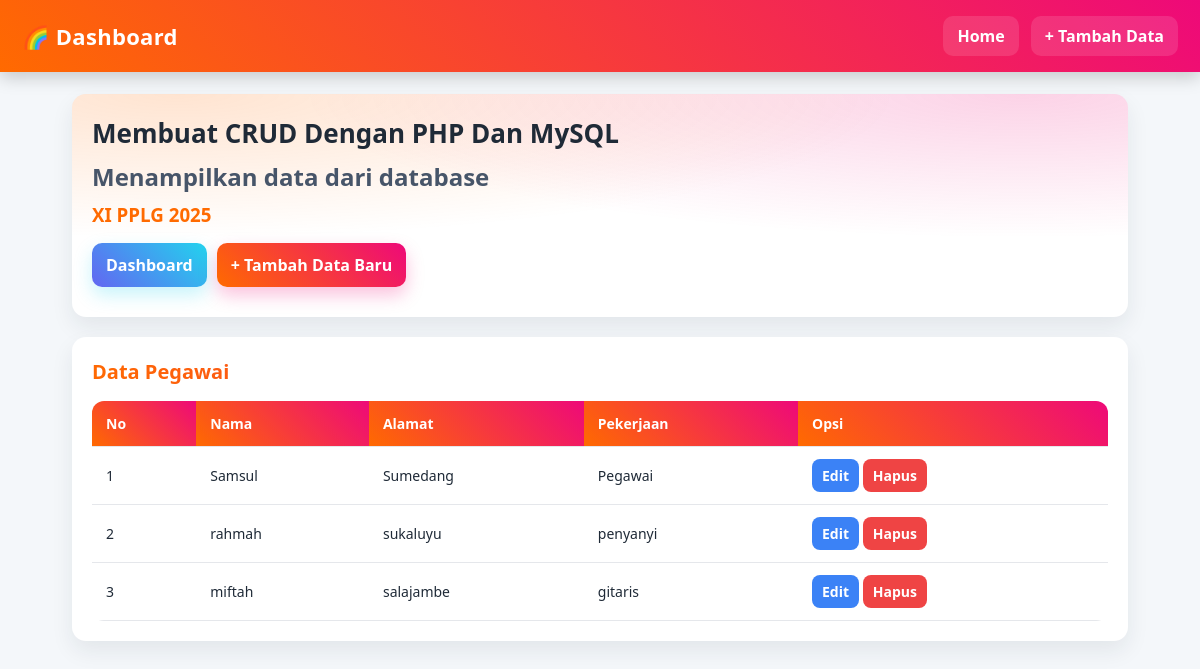
Screenshot of /pegawai.php with the database file from the repository.
### tables this page shows
CREATE TABLE `user` (
  `id` int(10) UNSIGNED NOT NULL,
  `nama` varchar(50) NOT NULL,
  `alamat` text NOT NULL,
  `pekerjaan` varchar(50) NOT NULL
);

### pegawai.php (the view, shortened to what this page needs)
<!DOCTYPE html>
<html lang="id">
<head>
	<link rel="stylesheet" type="text/css" href="style.css">
</head>
<body>
	<div class="navbar">
		<h1>🌈 Dashboard</h1>
		<div class="menu">
			<a href="index.php">Home</a>
			<a href="input.php">+ Tambah Data</a>
		</div>
	</div>
	<div class="container">
		<div class="card hero">
			<div class="judul">
				<h1>Membuat CRUD Dengan PHP Dan MySQL</h1>
				<h2>Menampilkan data dari database</h2>
				<h3>XI PPLG 2025</h3>
			</div>
			<div class="actions">
				<a class="tombol" href="index.php">Dashboard</a>
				<a class="tombol primary" href="input.php">+ Tambah Data Baru</a>
			</div>
		</div>
		<div class="card">
			<h3 class="card-title">Data Pegawai</h3>
			<div class="table-wrap">
				<table class="table">
					<tr>
						<th>No</th>
						<th>Nama</th>
						<th>Alamat</th>
						<th>Pekerjaan</th>
						<th>Opsi</th>
					</tr>
					<?php
					$query_mysql = mysql_query("SELECT * FROM user") or die(mysql_error());
					$nomor = 1;
					while($data = mysql_fetch_array($query_mysql)){
					?>
					<tr>
						<td><?php echo $nomor++; ?></td>
						<td><?php echo $data['nama']; ?></td>
						<td><?php echo $data['alamat']; ?></td>
						<td><?php echo $data['pekerjaan']; ?></td>
						<td>
							<a class="btn small edit" href="edit.php?id=<?php echo $data['id']; ?>">Edit</a>
							<a class="btn small hapus" href="hapus.php?id=<?php echo $data['id']; ?>">Hapus</a>
						</td>
					</tr>
					<?php } ?>
				</table>
			</div>
		</div>
	</div>
</body>
</html>

### style.css (style rules this page uses)
* { box-sizing: border-box; }
html, body { margin: 0; padding: 0; }
body { font-family: "Segoe UI", system-ui, -apple-system, Arial, sans-serif; background: #f4f7fa; color: #1f2a37; line-height: 1.5; }
.navbar { background: linear-gradient(45deg, #ff6a00, #ee0979); padding: 16px 22px; display: flex; justify-content: space-between; align-items: center; color: #fff; box-shadow: 0 6px 16px rgba(0,0,0,0.18); position: sticky; top: 0; z-index: 50; }
.navbar h1 { margin: 0; font-size: 22px; letter-spacing: .3px; }
.menu { display: flex; gap: 12px; flex-wrap: wrap; }
.menu a { text-decoration: none; color: #fff; font-weight: 700; padding: 8px 14px; border-radius: 10px; transition: .25s ease; background: rgba(255,255,255,0.12); }
.container { padding: 22px; max-width: 1100px; margin: 0 auto; animation: fadeIn .45s ease-in-out; }
.card { background: #fff; border-radius: 14px; padding: 20px; margin-bottom: 20px; box-shadow: 0 10px 22px rgba(31,42,55,0.08); transition: transform .2s ease, box-shadow .2s ease; }
.card-title { margin: 0 0 14px 0; font-size: 20px; background: linear-gradient(45deg, #ff6a00, #ee0979); -webkit-background-clip: text; background-clip: text; color: transparent; font-weight: 800; }
.hero { background: radial-gradient(1200px 240px at 10% 0%, rgba(255,106,0,.18), transparent 60%), radial-gradient(1200px 240px at 90% 0%, rgba(238,9,121,.18), transparent 60%), #fff; }
.judul h1 { margin: 0 0 6px 0; font-size: 26px; }
.judul h2 { margin: 0 0 6px 0; font-weight: 600; color: #475569; }
.judul h3 { margin: 0; font-weight: 700; color: #ff6a00; }
.actions { margin-top: 14px; display: flex; gap: 10px; flex-wrap: wrap; }
.tombol { display: inline-block; padding: 10px 14px; border-radius: 10px; text-decoration: none; font-weight: 700; color: #fff; background: linear-gradient(45deg, #6366f1, #22d3ee); box-shadow: 0 8px 18px rgba(34,211,238,.25); transition: transform .2s ease, box-shadow .2s ease, opacity .2s ease; }
.tombol.primary { background: linear-gradient(45deg, #ff6a00, #ee0979); box-shadow: 0 8px 18px rgba(238,9,121,.25); }
.table-wrap { overflow: auto; border-radius: 12px; }
.table { width: 100%; border-collapse: collapse; min-width: 720px; background: linear-gradient(0deg, #ffffff 0%, #ffffff 100%); }
.table th, .table td { padding: 12px 14px; border-bottom: 1px solid #e5e7eb; text-align: left; font-size: 14px; }
.table th { position: sticky; top: 0; background: linear-gradient(45deg, #ff6a00, #ee0979); color: #fff; z-index: 1; }
.btn.small { text-decoration: none; font-weight: 700; padding: 6px 10px; border-radius: 8px; transition: .2s ease; display: inline-block; color: #fff; }
.edit { background: #3b82f6; }
.hapus { background: #ef4444; }

### rows the page displays
user: nama "Samsul", alamat "Sumedang", pekerjaan "Pegawai"
user: nama "rahmah", alamat "sukaluyu", pekerjaan "penyanyi"
user: nama "miftah", alamat "salajambe", pekerjaan "gitaris"
